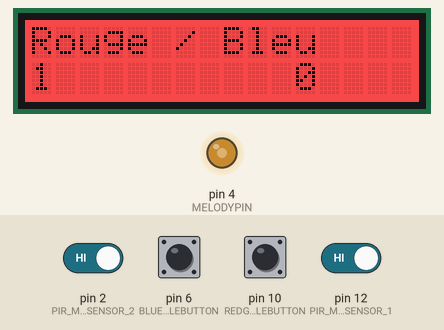
This sketch was run on a simulated Arduino Uno, built with avr-gcc and run on an emulated ATmega328P. On the bench: 16×2 character LCD, output pins drawn as LEDs (lit = HIGH). Inputs (shaded band) come from the test bench; at power-on: pin 2 (PIR_MOTION_SENSOR_2), pin 12 (PIR_MOTION_SENSOR_1) HIGH, pin 6 (BLUEGAMELLEBUTTON), pin 10 (REDGAMELLEBUTTON) LOW.

Above: at 4.2 s.
4.3 s: pin 2 (PIR_MOTION_SENSOR_2) driven LOW
At 11.7 s:
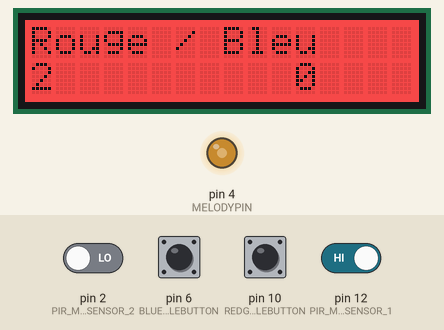
12.4 s: pin 2 (PIR_MOTION_SENSOR_2) driven HIGH
At 16.1 s:
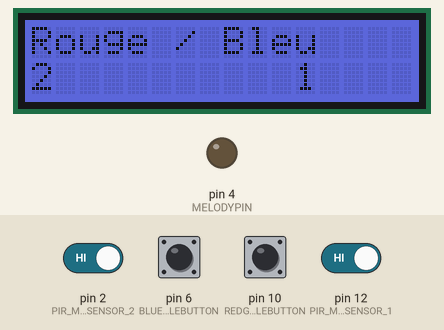
20.3 s: pin 6 (BLUEGAMELLEBUTTON) pulled HIGH for 3 s
At 22.2 s:
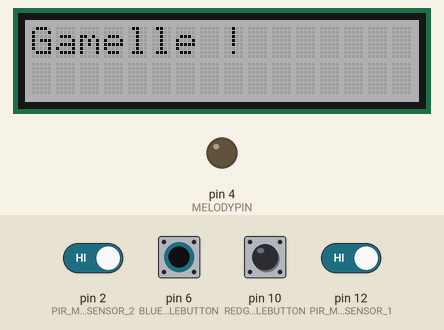
28.2 s: pin 12 (PIR_MOTION_SENSOR_1) driven LOW
At 34.3 s:
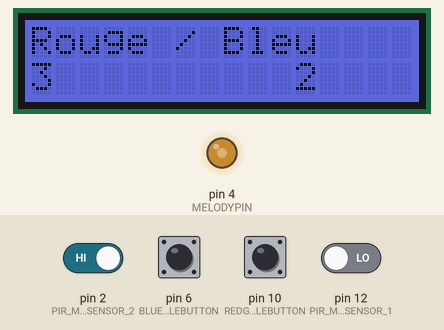
36.1 s: pin 12 (PIR_MOTION_SENSOR_1) driven HIGH
At 42.9 s:
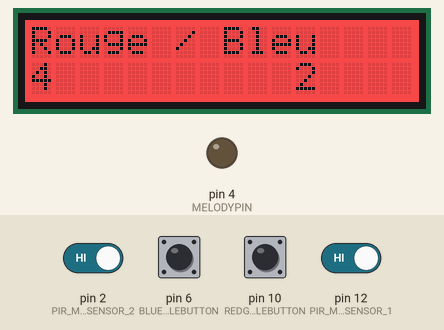
Timing chart, 0 to 45.0 s (numbered marks = the images above; inputs shaded):
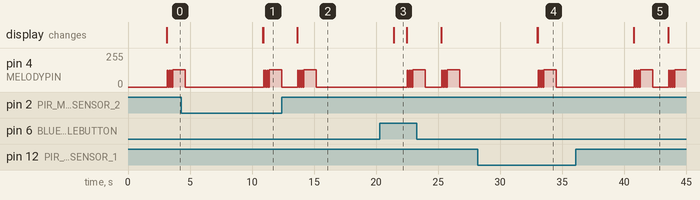

Measured:
- after the input at 4.3 s, the display: first changes after 6.6 s (image 1 shows a later state)
- after the input at 12.4 s, the display: changes after 1.3 s (image 2)
- after the input at 20.3 s, the display: first differs from a run without the input after 1.1 s (image 3)
- after the input at 36.1 s, the display: first differs from a run without the input after 4.7 s (image 5)
- what the display in image 3 shows lasts 1.1 s, from 21.4 s to 22.5 s

The sketch:

baby.ino
```cpp
#include <Wire.h>
#include "rgb_lcd.h"

#define PIR_MOTION_SENSOR_1 12
#define PIR_MOTION_SENSOR_2 2
#define MELODYPIN 4
#define REDGAMELLEBUTTON 10
#define BLUEGAMELLEBUTTON 6

//Gamelle rouge a le bouton poussoire
//Gamelle bleue a le bouton tactile

#define NOTE_C4  262
#define NOTE_D4  294
#define NOTE_E4  330
#define NOTE_F4  349
#define NOTE_G4  392
#define NOTE_A4  440
#define NOTE_B4  494
#define NOTE_D5  587
#define NOTE_A5  880


int melodyGoal[] = {
  NOTE_A5, NOTE_A5, NOTE_A5, NOTE_D5
};

int melodyGoalTempo[] = {
 15, 15, 15, 1
};

int melodyWin[] = {
  NOTE_E4, NOTE_C4, NOTE_A4, NOTE_A5, NOTE_F4, NOTE_G4, NOTE_F4, NOTE_E4, NOTE_D4, NOTE_C4, NOTE_B4
};

int melodyWinTempo[] = {
 3, 9, 6, 6, 3, 9, 9, 9, 9, 9, 3
};

rgb_lcd lcd;

int redGamelleButtonState = 0;
int blueGamelleButtonState = 0;

int scoreRed;
int scoreBlue;


void setup()
{
    pinMode(PIR_MOTION_SENSOR_1, INPUT);
    pinMode(PIR_MOTION_SENSOR_2, INPUT);

    pinMode(REDGAMELLEBUTTON, INPUT);
    pinMode(BLUEGAMELLEBUTTON, INPUT);

    pinMode(MELODYPIN, OUTPUT);

    //Init score + écran
    initialisation();

    //Afichage du score
    displayScore();
}

void loop()
{

    redGamelleButtonState = digitalRead(REDGAMELLEBUTTON);
    blueGamelleButtonState = digitalRead(BLUEGAMELLEBUTTON);

    //Button gamelle
    if (redGamelleButtonState == HIGH) {
        scoreRed = gamelle(scoreRed);

        displayScore();
    }

    if(blueGamelleButtonState==1){
        //TODO : voir si nécessaire
        blueGamelleButtonState = 0;

        scoreBlue = gamelle(scoreBlue);

        displayScore();
    }


    if(isGoalDetected(PIR_MOTION_SENSOR_1)){
        lcd.setRGB(248, 16, 16);
        scoreRed++;

        displayScore();

        goalMelody();

        hasWin(scoreRed, "Rouge");
    }

    if(isGoalDetected(PIR_MOTION_SENSOR_2)){
        lcd.setRGB(42, 56, 211);
        scoreBlue++;

        displayScore();

        goalMelody();

        hasWin(scoreBlue, "Bleu");

    }

    delay(5000);
    lcd.setRGB(155, 155, 155);

}

void hasWin(int score, String team){
    if(score == 10){
        lcd.clear();
        if(team == "Rouge"){
          lcd.setRGB(248, 16, 16);
        }
        else{
          lcd.setRGB(42, 56, 211);
        }

        lcd.print(team+ " gagne!");
        lcd.blinkLED();

        winMelody();
        delay(20000);

        setup();
    }
}

int gamelle(int score){
    score = score - 1;
    lcd.clear();
    lcd.print("Gamelle !");
    delay(1000);
    return score;
}

void displayScore(){
    lcd.clear();
    lcd.print("Rouge / Bleu ");
    lcd.setCursor(0, 1);
    lcd.print(String(scoreRed));
    lcd.setCursor(11, 1);
    lcd.print(String(scoreBlue));
}

boolean isGoalDetected(int SENSOR){

    int sensorValue = digitalRead(SENSOR);
    if(sensorValue == HIGH)
    {
        Serial.println("Detected");
        return true;
    }
    else
    {
        return false;
    }
}


void buzz(int targetPin, long frequency, long length) {
  long delayValue = 1000000 / frequency / 2;
  long numCycles = frequency * length / 1000;
  for (long i = 0; i < numCycles; i++) {
    digitalWrite(targetPin, HIGH);
    delayMicroseconds

(delayValue);
    digitalWrite(targetPin, LOW);
    delayMicroseconds(delayValue);
  }
  digitalWrite(13, LOW);

}

void initialisation(){

    scoreBlue = 0;
    scoreRed = 0;

    //Initialisation de l'écran
    lcd.begin(16, 2);
    lcd.noBlinkLED();
    lcd.clear();
    lcd.setRGB(0, 255, 0);
    lcd.print("Get ready !");
    delay(3000);
}

// Winning melody
void winMelody() {
  int size = sizeof(melodyWin) / sizeof(int);
  for (int thisNote = 0; thisNote < size; thisNote++) {
    int noteDuration = 1000 / melodyWinTempo[thisNote];
    buzz(MELODYPIN, melodyWin[thisNote], noteDuration);
    int pauseBetweenNotes = noteDuration * 1.30;
    delay(pauseBetweenNotes);
    buzz(MELODYPIN, 0, noteDuration);
  }

}

// Goal melody
void goalMelody() {
  int size = sizeof(melodyGoal) / sizeof(int);
  for (int thisNote = 0; thisNote < size; thisNote++) {
    int noteDuration = 1000 / melodyGoalTempo[thisNote];
    buzz(MELODYPIN, melodyGoal[thisNote], noteDuration);
    int pauseBetweenNotes = noteDuration * 1.30;
    delay(pauseBetweenNotes);
    buzz(MELODYPIN, 0, noteDuration);
  }
}
```
